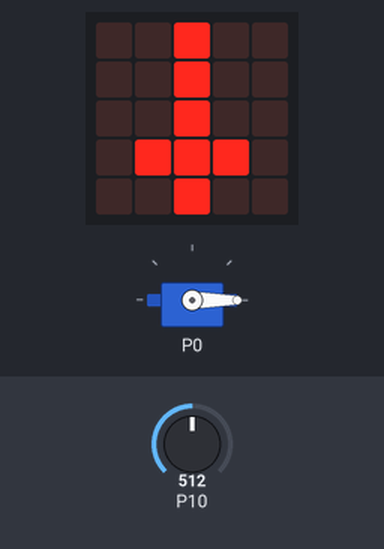
Bench run of a program on a simulated BBC micro:bit (MakeCode). On the bench: servo, the board's 5×5 LED display. The inputs (shaded band) are chosen by the test bench; at power-on: P10 = 512 (analog values on the 0–1023 scale).

Above: at 1.2 s.
1.3 s: P10 set to 589
3.0 s: P10 set to 618
At 4.3 s:
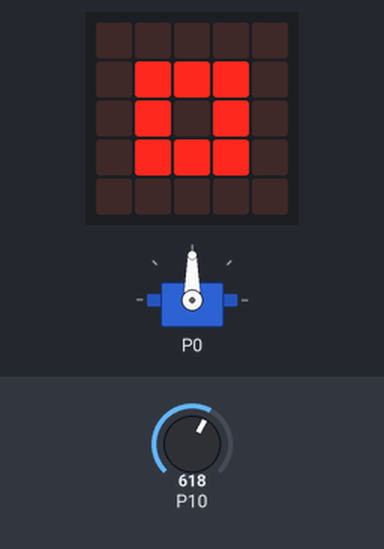
4.6 s: P10 set to 590
At 4.96 s:
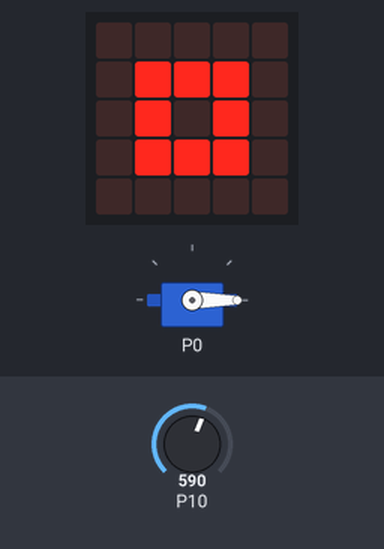
6.4 s: P10 set to 610
At 6.83 s:
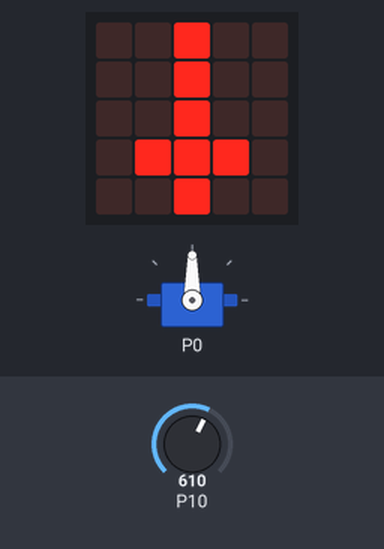
8.3 s: P10 set to 511
At 9.7 s:
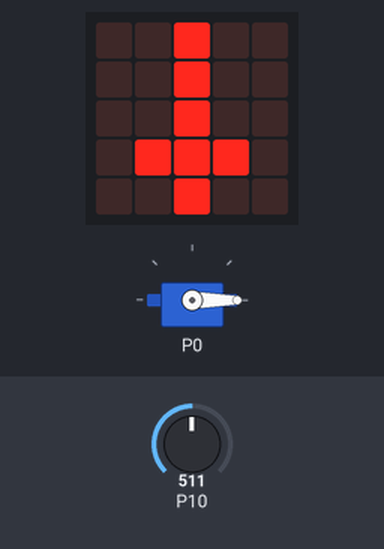
Timing chart, 0 to 11.2 s (numbered marks = the images above; inputs shaded):
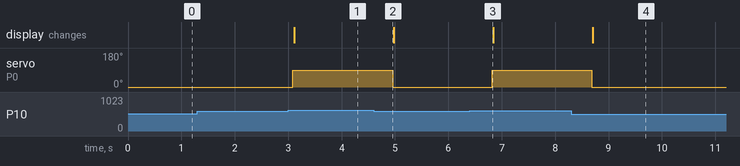

Measured:
- the behaviour switches between 600 and 601 on P10 (found by bisection; images 0 and 1)
- after the input at 1.3 s, every drawn part: stays the same
- after the input at 3.0 s, servo on P0: 0° → 90° after 0.09 s; the display: changes after 0.11 s (image 1)
- after the input at 4.6 s, servo on P0: 90° → 0° after 0.36 s
- after the input at 6.4 s, servo on P0: 0° → 90° after 0.42 s
- after the input at 8.3 s, servo on P0: 90° → 0° after 0.39 s; the display: changes after 0.41 s (image 4)

The program:

main.ts
```typescript
basic.clearScreen()
servos.P0.setAngle(0)
basic.forever(function () {
    if (pins.analogReadPin(AnalogPin.P10) > 600) {
        basic.showIcon(IconNames.SmallSquare)
    } else {
        basic.showIcon(IconNames.Sword)
    }
    if (pins.analogReadPin(AnalogPin.P10) > 600) {
        servos.P0.setAngle(90)
    }
    if (pins.analogReadPin(AnalogPin.P10) <= 600) {
        servos.P0.setAngle(0)
    }
})
```

test.ts
```typescript
// aquí va el archivo "tests"; esto no se compilará cuando este paquete se utilice como una extensión.
```
